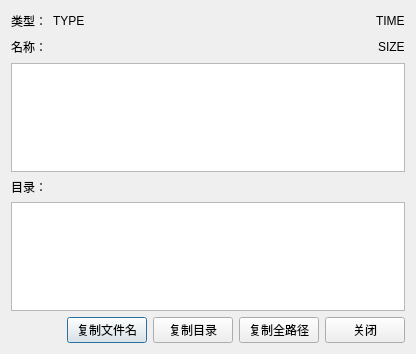
<?xml version="1.0" encoding="UTF-8"?>
<ui version="4.0">
 <class>FileMetaInfo</class>
 <widget class="QDialog" name="FileMetaInfo">
  <property name="geometry">
   <rect>
    <x>0</x>
    <y>0</y>
    <width>416</width>
    <height>354</height>
   </rect>
  </property>
  <property name="windowTitle">
   <string>Dialog</string>
  </property>
  <layout class="QVBoxLayout" name="verticalLayout">
   <item>
    <layout class="QHBoxLayout" name="horizontalLayout">
     <item>
      <widget class="QLabel" name="label">
       <property name="text">
        <string>类型：</string>
       </property>
      </widget>
     </item>
     <item>
      <widget class="QLabel" name="lbType">
       <property name="text">
        <string>TYPE</string>
       </property>
      </widget>
     </item>
     <item>
      <spacer name="horizontalSpacer">
       <property name="orientation">
        <enum>Qt::Orientation::Horizontal</enum>
       </property>
       <property name="sizeHint" stdset="0">
        <size>
         <width>40</width>
         <height>20</height>
        </size>
       </property>
      </spacer>
     </item>
     <item>
      <widget class="QLabel" name="lbTime">
       <property name="text">
        <string>TIME</string>
       </property>
      </widget>
     </item>
    </layout>
   </item>
   <item>
    <layout class="QHBoxLayout" name="horizontalLayout_2">
     <item>
      <widget class="QLabel" name="label_2">
       <property name="text">
        <string>名称：</string>
       </property>
      </widget>
     </item>
     <item>
      <spacer name="horizontalSpacer_2">
       <property name="orientation">
        <enum>Qt::Orientation::Horizontal</enum>
       </property>
       <property name="sizeHint" stdset="0">
        <size>
         <width>40</width>
         <height>20</height>
        </size>
       </property>
      </spacer>
     </item>
     <item>
      <widget class="QLabel" name="lbSize">
       <property name="text">
        <string>SIZE</string>
       </property>
      </widget>
     </item>
    </layout>
   </item>
   <item>
    <widget class="QPlainTextEdit" name="pedName"/>
   </item>
   <item>
    <widget class="QLabel" name="label_3">
     <property name="text">
      <string>目录：</string>
     </property>
    </widget>
   </item>
   <item>
    <widget class="QPlainTextEdit" name="pedDir"/>
   </item>
   <item>
    <layout class="QHBoxLayout" name="horizontalLayout_3">
     <item>
      <spacer name="horizontalSpacer_3">
       <property name="orientation">
        <enum>Qt::Orientation::Horizontal</enum>
       </property>
       <property name="sizeHint" stdset="0">
        <size>
         <width>40</width>
         <height>20</height>
        </size>
       </property>
      </spacer>
     </item>
     <item>
      <widget class="QPushButton" name="btnCopyFileName">
       <property name="text">
        <string>复制文件名</string>
       </property>
      </widget>
     </item>
     <item>
      <widget class="QPushButton" name="btnCopyDirPath">
       <property name="text">
        <string>复制目录</string>
       </property>
      </widget>
     </item>
     <item>
      <widget class="QPushButton" name="btnCopyFull">
       <property name="text">
        <string>复制全路径</string>
       </property>
      </widget>
     </item>
     <item>
      <widget class="QPushButton" name="btnClose">
       <property name="text">
        <string>关闭</string>
       </property>
      </widget>
     </item>
    </layout>
   </item>
  </layout>
 </widget>
 <resources/>
 <connections/>
</ui>
